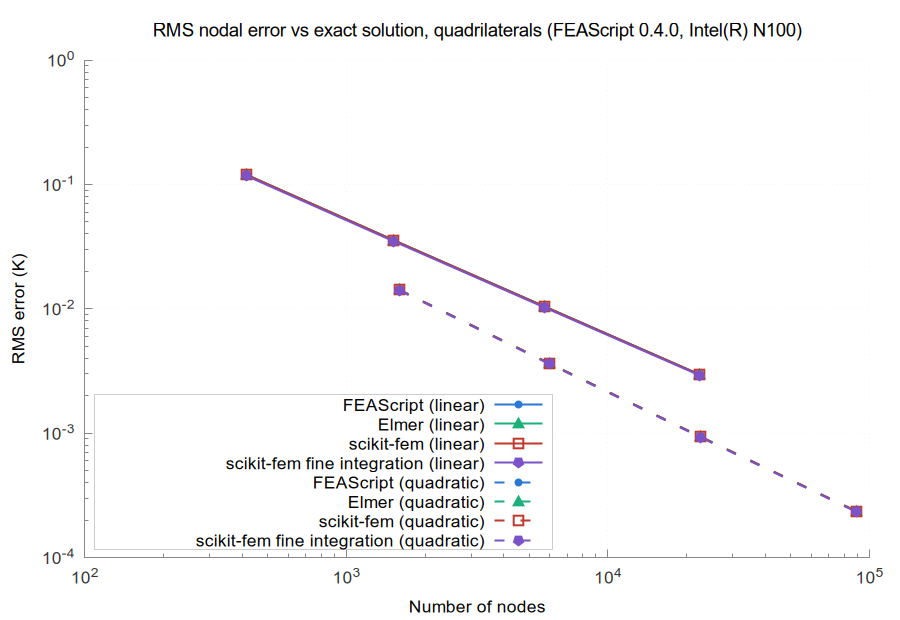

Write gnuplot code to recreate this figure.
set terminal pngcairo size 900,620 font 'Arial,13'
set border 3 lc rgb '#888888'; set tics nomirror tc rgb '#333333'
set grid lc rgb '#e6e6e6' lw 1; set key top left box lc rgb '#cccccc' opaque
set logscale xy; set format y '10^{%L}'; set format x '10^{%L}'
set output 'accuracy_quad.png'
set title 'RMS nodal error vs exact solution, quadrilaterals (FEAScript 0.4.0, Intel(R) N100)' font 'Arial,14'
set xlabel 'Number of nodes'
set ylabel 'RMS error (K)'
set key bottom left
plot 'err_quad_linear_FEAScript_sparse_LU.dat' u 1:2 w lp lw 2 dt 1 pt 7 ps 1.0 lc rgb '#2a78d6' t 'FEAScript (linear)', \
     'err_quad_linear_Elmer_UMFPACK.dat' u 1:2 w lp lw 2 dt 1 pt 9 ps 1.6 lc rgb '#1baf7a' t 'Elmer (linear)', \
     'err_quad_linear_scikit_fem_SuperLU.dat' u 1:2 w lp lw 2 dt 1 pt 4 ps 1.6 lc rgb '#c0392b' t 'scikit-fem (linear)', \
     'err_quad_linear_scikit_fem_fine_integration.dat' u 1:2 w lp lw 2 dt 1 pt 15 ps 1.6 lc rgb '#7b52c7' t 'scikit-fem fine integration (linear)', \
     'err_quad_quadratic_FEAScript_sparse_LU.dat' u 1:2 w lp lw 2 dt 2 pt 7 ps 1.0 lc rgb '#2a78d6' t 'FEAScript (quadratic)', \
     'err_quad_quadratic_Elmer_UMFPACK.dat' u 1:2 w lp lw 2 dt 2 pt 9 ps 1.6 lc rgb '#1baf7a' t 'Elmer (quadratic)', \
     'err_quad_quadratic_scikit_fem_SuperLU.dat' u 1:2 w lp lw 2 dt 2 pt 4 ps 1.6 lc rgb '#c0392b' t 'scikit-fem (quadratic)', \
     'err_quad_quadratic_scikit_fem_fine_integration.dat' u 1:2 w lp lw 2 dt 2 pt 15 ps 1.6 lc rgb '#7b52c7' t 'scikit-fem fine integration (quadratic)'
